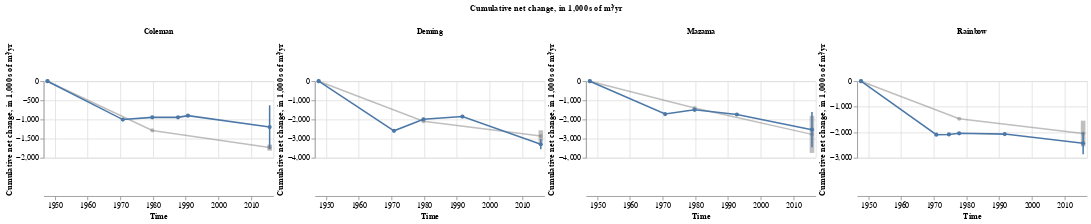

Notebook source saved alongside this figure:
### Code cell
cum_plot = alt.Chart().mark_line(point=True).encode(
    alt.X('end_time:T', title='Time'),
    alt.Y('cumulative volume:Q')
).transform_filter(
    (alt.datum.bounding == False) & (alt.datum.larger_area == False)
)

error_bars = alt.Chart().mark_bar(
    width=2
).encode(
    alt.X("end_time:T"),
    alt.Y("Lower CI", title="Cumulative net change, in 1,000s of m³/yr"),
    alt.Y2("Upper CI")
).transform_filter(
    (alt.datum.bounding == False) & (alt.datum.larger_area == False)
)

largerarea_cum_plot = alt.Chart().mark_line(
    point=alt.OverlayMarkDef(color="grey", opacity=0.5),
    color='grey',
    opacity=0.5
).encode(
    alt.X('end_time:T', title='Time'),
    alt.Y('cumulative volume:Q')
).transform_filter(
    (alt.datum.bounding == False) & (alt.datum.larger_area == True)
)

largerarea_error_bars = alt.Chart().mark_bar(
    width=6,
    color='grey',
    opacity=0.5
).encode(
    alt.X("end_time:T"),
    alt.Y("Lower CI", title=""),
    alt.Y2("Upper CI")
).transform_filter(
    (alt.datum.bounding == False) & (alt.datum.larger_area == True)
)

alt.layer(
    largerarea_cum_plot,
    largerarea_error_bars,
    cum_plot,
    error_bars,
    data=cum_and_bounding_cum_w_largerarea_df.drop(columns='index')
).properties(
    width=300, height=100
).facet(
    column=alt.Column(
        'valley:N', 
        header=alt.Header(
            labelOrient='top',
            labelFontWeight="bold",
            # labelPadding=-10
        ),
        title="Cumulative net change, in 1,000s of m³/yr",
        
    ),
    spacing=1
).resolve_scale(
    y='independent'
)

### Figure 1 — Vega-Lite specification as saved in the notebook (floating-point values rounded to 4 significant figures)
{"config": {"view": {"continuousWidth": 400, "continuousHeight": 300}}, "data": {"name": "data-8c6671533a30ed41e30dd6baa8198efa"}, "facet": {"column": {"field": "valley", "header": {"labelFontWeight": "bold", "labelOrient": "top"}, "title": "Cumulative net change, in 1,000s of m³/yr", "type": "nominal"}}, "spec": {"layer": [{"mark": {"type": "line", "color": "grey", "opacity": 0.5, "point": {"color": "grey", "opacity": 0.5}}, "encoding": {"x": {"field": "end_time", "title": "Time", "type": "temporal"}, "y": {"field": "cumulative volume", "type": "quantitative"}}, "transform": [{"filter": "((datum.bounding === false) && (datum.larger_area === true))"}]}, {"mark": {"type": "bar", "color": "grey", "opacity": 0.5, "width": 6}, "encoding": {"x": {"field": "end_time", "type": "temporal"}, "y": {"field": "Lower CI", "title": "", "type": "quantitative"}, "y2": {"field": "Upper CI"}}, "transform": [{"filter": "((datum.bounding === false) && (datum.larger_area === true))"}]}, {"mark": {"type": "line", "point": true}, "encoding": {"x": {"field": "end_time", "title": "Time", "type": "temporal"}, "y": {"field": "cumulative volume", "type": "quantitative"}}, "transform": [{"filter": "((datum.bounding === false) && (datum.larger_area === false))"}]}, {"mark": {"type": "bar", "width": 2}, "encoding": {"x": {"field": "end_time", "type": "temporal"}, "y": {"field": "Lower CI", "title": "Cumulative net change, in 1,000s of m³/yr", "type": "quantitative"}, "y2": {"field": "Upper CI"}}, "transform": [{"filter": "((datum.bounding === false) && (datum.larger_area === false))"}]}], "height": 100, "width": 300}, "resolve": {"scale": {"y": "independent"}}, "spacing": 1, "$schema": "https://vega.github.io/schema/vega-lite/v4.17.0.json", "datasets": {"data-8c6671533a30ed41e30dd6baa8198efa": [{"dh": -3.932, "area": 548800.0, "volume": -2157.0, "n_pixels": 137200.0, "volumetric_uncertainty": 260900.0, "start_time": "1947-09-14T00:00:00", "end_time": "2017-01-13T00:00:00", "time_difference_years": 68.0, "Annual Mass Wasted": -31730.0, "Upper CI": -1896.0, "Lower CI": -2418.0, "Average Date": "1981-09-07T00:00:00", "cumulative volume": -2157.0, "valley": "Coleman", "bounding": true, "larger_area": false}, {"dh": null, "area": null, "volume": null, "n_pixels": null, "volumetric_uncertainty": 0.0, "start_time": "", "end_time": "1949-01-26T00:00:00", "time_difference_years": null, "Annual Mass Wasted": null, "Upper CI": null, "Lower CI": null, "Average Date": "", "cumulative volume": 0.0, "valley": "Coleman", "bounding": true, "larger_area": false}, {"dh": -6.994, "area": 425400.0, "volume": -2976.0, "n_pixels": 106400.0, "volumetric_uncertainty": 296300.0, "start_time": "1947-09-14T00:00:00", "end_time": "2017-01-13T00:00:00", "time_difference_years": 68.0, "Annual Mass Wasted": -43760.0, "Upper CI": -2679.0, "Lower CI": -3272.0, "Average Date": "1981-09-07T00:00:00", "cumulative volume": -2976.0, "valley": "Deming", "bounding": true, "larger_area": false}, {"dh": null, "area": null, "volume": null, "n_pixels": null, "volumetric_uncertainty": 0.0, "start_time": "", "end_time": "1949-01-26T00:00:00", "time_difference_years": null, "Annual Mass Wasted": null, "Upper CI": null, "Lower CI": null, "Average Date": "", "cumulative volume": 0.0, "valley": "Deming", "bounding": true, "larger_area": false}, {"dh": -3.571, "area": 801700.0, "volume": -2863.0, "n_pixels": 200400.0, "volumetric_uncertainty": 685500.0, "start_time": "1947-09-14T00:00:00", "end_time": "2017-01-13T00:00:00", "time_difference_years": 68.0, "Annual Mass Wasted": -42100.0, "Upper CI": -2177.0, "Lower CI": -3548.0, "Average Date": "1981-09-07T00:00:00", "cumulative volume": -2863.0, "valley": "Mazama", "bounding": true, "larger_area": false}, {"dh": null, "area": null, "volume": null, "n_pixels": null, "volumetric_uncertainty": 0.0, "start_time": "", "end_time": "1949-01-26T00:00:00", "time_difference_years": null, "Annual Mass Wasted": null, "Upper CI": null, "Lower CI": null, "Average Date": "", "cumulative volume": 0.0, "valley": "Mazama", "bounding": true, "larger_area": false}, {"dh": -3.726, "area": 739900.0, "volume": -2757.0, "n_pixels": 185000.0, "volumetric_uncertainty": 580400.0, "start_time": "1947-09-14T00:00:00", "end_time": "2017-01-13T00:00:00", "time_difference_years": 68.0, "Annual Mass Wasted": -40540.0, "Upper CI": -2177.0, "Lower CI": -3337.0, "Average Date": "1981-09-07T00:00:00", "cumulative volume": -2757.0, "valley": "Rainbow", "bounding": true, "larger_area": false}, {"dh": null, "area": null, "volume": null, "n_pixels": null, "volumetric_uncertainty": 0.0, "start_time": "", "end_time": "1949-01-26T00:00:00", "time_difference_years": null, "Annual Mass Wasted": null, "Upper CI": null, "Lower CI": null, "Average Date": "", "cumulative volume": 0.0, "valley": "Rainbow", "bounding": true, "larger_area": false}, {"dh": -3.563, "area": 281400.0, "volume": -1003.0, "n_pixels": 70350.0, "volumetric_uncertainty": 290200.0, "start_time": "1947-09-14T00:00:00", "end_time": "1970-09-29T00:00:00", "time_difference_years": 23.0, "Annual Mass Wasted": -43590.0, "Upper CI": 0.0, "Lower CI": 0.0, "Average Date": "1959-03-23T00:00:00", "cumulative volume": -1003.0, "valley": "Coleman", "bounding": false, "larger_area": false}, {"dh": 0.2621, "area": 221900.0, "volume": 58.15, "n_pixels": 55460.0, "volumetric_uncertainty": 147700.0, "start_time": "1970-09-29T00:00:00", "end_time": "1979-10-06T00:00:00", "time_difference_years": 9.0, "Annual Mass Wasted": 6462.0, "Upper CI": 0.0, "Lower CI": 0.0, "Average Date": "1975-04-03T00:00:00", "cumulative volume": -944.4, "valley": "Coleman", "bounding": false, "larger_area": false}, {"dh": -0.0006244, "area": 214200.0, "volume": -0.1338, "n_pixels": 53550.0, "volumetric_uncertainty": 221300.0, "start_time": "1979-10-06T00:00:00", "end_time": "1987-08-21T00:00:00", "time_difference_years": 8.0, "Annual Mass Wasted": -16.72, "Upper CI": 0.0, "Lower CI": 0.0, "Average Date": "1983-09-13T00:00:00", "cumulative volume": -944.5, "valley": "Coleman", "bounding": false, "larger_area": false}, {"dh": 0.1689, "area": 268300.0, "volume": 45.31, "n_pixels": 67080.0, "volumetric_uncertainty": 401500.0, "start_time": "1987-08-21T00:00:00", "end_time": "1990-09-05T00:00:00", "time_difference_years": 3.0, "Annual Mass Wasted": 15100.0, "Upper CI": 0.0, "Lower CI": 0.0, "Average Date": "1989-02-27T00:00:00", "cumulative volume": -899.2, "valley": "Coleman", "bounding": false, "larger_area": false}, {"dh": -0.9082, "area": 327800.0, "volume": -297.7, "n_pixels": 81940.0, "volumetric_uncertainty": 76530.0, "start_time": "1990-09-05T00:00:00", "end_time": "2015-09-01T00:00:00", "time_difference_years": 25.0, "Annual Mass Wasted": -11910.0, "Upper CI": -629.4, "Lower CI": -1764.0, "Average Date": "2003-03-05T00:00:00", "cumulative volume": -1197.0, "valley": "Coleman", "bounding": false, "larger_area": false}, {"dh": null, "area": null, "volume": null, "n_pixels": null, "volumetric_uncertainty": 0.0, "start_time": "", "end_time": "1947-09-14T00:00:00", "time_difference_years": null, "Annual Mass Wasted": null, "Upper CI": null, "Lower CI": null, "Average Date": "", "cumulative volume": 0.0, "valley": "Coleman", "bounding": false, "larger_area": false}, {"dh": -6.778, "area": 382100.0, "volume": -2590.0, "n_pixels": 95510.0, "volumetric_uncertainty": 171000.0, "start_time": "1947-09-14T00:00:00", "end_time": "1970-09-29T00:00:00", "time_difference_years": 23.0, "Annual Mass Wasted": -112600.0, "Upper CI": 0.0, "Lower CI": 0.0, "Average Date": "1959-03-23T00:00:00", "cumulative volume": -2590.0, "valley": "Deming", "bounding": false, "larger_area": false}, {"dh": 1.734, "area": 346600.0, "volume": 601.0, "n_pixels": 86650.0, "volumetric_uncertainty": 188300.0, "start_time": "1970-09-29T00:00:00", "end_time": "1979-10-06T00:00:00", "time_difference_years": 9.0, "Annual Mass Wasted": 66780.0, "Upper CI": 0.0, "Lower CI": 0.0, "Average Date": "1975-04-03T00:00:00", "cumulative volume": -1989.0, "valley": "Deming", "bounding": false, "larger_area": false}, {"dh": 0.395, "area": 352900.0, "volume": 139.4, "n_pixels": 88220.0, "volumetric_uncertainty": 14030.0, "start_time": "1979-10-06T00:00:00", "end_time": "1991-09-09T00:00:00", "time_difference_years": 12.0, "Annual Mass Wasted": 11620.0, "Upper CI": 0.0, "Lower CI": 0.0, "Average Date": "1985-09-22T00:00:00", "cumulative volume": -1849.0, "valley": "Deming", "bounding": false, "larger_area": false}, {"dh": -3.33, "area": 432800.0, "volume": -1441.0, "n_pixels": 108200.0, "volumetric_uncertainty": 78510.0, "start_time": "1991-09-09T00:00:00", "end_time": "2015-09-01T00:00:00", "time_difference_years": 24.0, "Annual Mass Wasted": -60040.0, "Upper CI": -3023.0, "Lower CI": -3557.0, "Average Date": "2003-09-05T00:00:00", "cumulative volume": -3290.0, "valley": "Deming", "bounding": false, "larger_area": false}, {"dh": null, "area": null, "volume": null, "n_pixels": null, "volumetric_uncertainty": 0.0, "start_time": "", "end_time": "1947-09-14T00:00:00", "time_difference_years": null, "Annual Mass Wasted": null, "Upper CI": null, "Lower CI": null, "Average Date": "", "cumulative volume": 0.0, "valley": "Deming", "bounding": false, "larger_area": false}, {"dh": -2.227, "area": 769800.0, "volume": -1715.0, "n_pixels": 192400.0, "volumetric_uncertainty": 864100.0, "start_time": "1947-09-14T00:00:00", "end_time": "1970-09-29T00:00:00", "time_difference_years": 23.0, "Annual Mass Wasted": -74550.0, "Upper CI": 0.0, "Lower CI": 0.0, "Average Date": "1959-03-23T00:00:00", "cumulative volume": -1715.0, "valley": "Mazama", "bounding": false, "larger_area": false}, {"dh": 0.2789, "area": 784600.0, "volume": 218.8, "n_pixels": 196200.0, "volumetric_uncertainty": 72920.0, "start_time": "1970-09-29T00:00:00", "end_time": "1979-10-06T00:00:00", "time_difference_years": 9.0, "Annual Mass Wasted": 24310.0, "Upper CI": 0.0, "Lower CI": 0.0, "Average Date": "1975-04-03T00:00:00", "cumulative volume": -1496.0, "valley": "Mazama", "bounding": false, "larger_area": false}, {"dh": -0.3088, "area": 789000.0, "volume": -243.7, "n_pixels": 197300.0, "volumetric_uncertainty": 253400.0, "start_time": "1979-10-06T00:00:00", "end_time": "1992-09-18T00:00:00", "time_difference_years": 13.0, "Annual Mass Wasted": -18740.0, "Upper CI": 0.0, "Lower CI": 0.0, "Average Date": "1986-03-29T00:00:00", "cumulative volume": -1739.0, "valley": "Mazama", "bounding": false, "larger_area": false}, {"dh": -0.9719, "area": 812400.0, "volume": -789.6, "n_pixels": 203100.0, "volumetric_uncertainty": 144600.0, "start_time": "1992-09-18T00:00:00", "end_time": "2015-09-01T00:00:00", "time_difference_years": 23.0, "Annual Mass Wasted": -34330.0, "Upper CI": -1614.0, "Lower CI": -3444.0, "Average Date": "2004-03-11T00:00:00", "cumulative volume": -2529.0, "valley": "Mazama", "bounding": false, "larger_area": false}, {"dh": null, "area": null, "volume": null, "n_pixels": null, "volumetric_uncertainty": 0.0, "start_time": "", "end_time": "1947-09-14T00:00:00", "time_difference_years": null, "Annual Mass Wasted": null, "Upper CI": null, "Lower CI": null, "Average Date": "", "cumulative volume": 0.0, "valley": "Mazama", "bounding": false, "larger_area": false}, {"dh": -3.115, "area": 672900.0, "volume": -2096.0, "n_pixels": 168200.0, "volumetric_uncertainty": 383000.0, "start_time": "1947-09-14T00:00:00", "end_time": "1970-09-29T00:00:00", "time_difference_years": 23.0, "Annual Mass Wasted": -91120.0, "Upper CI": 0.0, "Lower CI": 0.0, "Average Date": "1959-03-23T00:00:00", "cumulative volume": -2096.0, "valley": "Rainbow", "bounding": false, "larger_area": false}, {"dh": 0.0207, "area": 523000.0, "volume": 10.83, "n_pixels": 130800.0, "volumetric_uncertainty": 170200.0, "start_time": "1970-09-29T00:00:00", "end_time": "1974-08-10T00:00:00", "time_difference_years": 4.0, "Annual Mass Wasted": 2706.0, "Upper CI": 0.0, "Lower CI": 0.0, "Average Date": "1972-09-04T00:00:00", "cumulative volume": -2085.0, "valley": "Rainbow", "bounding": false, "larger_area": false}, {"dh": 0.08732, "area": 502100.0, "volume": 43.84, "n_pixels": 125500.0, "volumetric_uncertainty": 53860.0, "start_time": "1974-08-10T00:00:00", "end_time": "1977-09-27T00:00:00", "time_difference_years": 3.0, "Annual Mass Wasted": 14610.0, "Upper CI": 0.0, "Lower CI": 0.0, "Average Date": "1976-03-04T00:00:00", "cumulative volume": -2041.0, "valley": "Rainbow", "bounding": false, "larger_area": false}, {"dh": -0.05474, "area": 568900.0, "volume": -31.14, "n_pixels": 142200.0, "volumetric_uncertainty": 35900.0, "start_time": "1977-09-27T00:00:00", "end_time": "1991-09-09T00:00:00", "time_difference_years": 14.0, "Annual Mass Wasted": -2225.0, "Upper CI": 0.0, "Lower CI": 0.0, "Average Date": "1984-09-18T00:00:00", "cumulative volume": -2072.0, "valley": "Rainbow", "bounding": false, "larger_area": false}, {"dh": -0.559, "area": 645600.0, "volume": -360.9, "n_pixels": 161400.0, "volumetric_uncertainty": 42970.0, "start_time": "1991-09-09T00:00:00", "end_time": "2015-09-01T00:00:00", "time_difference_years": 24.0, "Annual Mass Wasted": -15040.0, "Upper CI": -2007.0, "Lower CI": -2859.0, "Average Date": "2003-09-05T00:00:00", "cumulative volume": -2433.0, "valley": "Rainbow", "bounding": false, "larger_area": false}, {"dh": null, "area": null, "volume": null, "n_pixels": null, "volumetric_uncertainty": 0.0, "start_time": "", "end_time": "1947-09-14T00:00:00", "time_difference_years": null, "Annual Mass Wasted": null, "Upper CI": null, "Lower CI": null, "Average Date": "", "cumulative volume": 0.0, "valley": "Rainbow", "bounding": false, "larger_area": false}, {"dh": -4.981, "area": 420600.0, "volume": -2095.0, "n_pixels": 105100.0, "volumetric_uncertainty": 290400.0, "start_time": "1947-09-14T00:00:00", "end_time": "1979-10-06T00:00:00", "time_difference_years": 32.0, "Annual Mass Wasted": -65460.0, "Upper CI": 0.0, "Lower CI": 0.0, "Average Date": "1963-09-25T00:00:00", "cumulative volume": -2095.0, "valley": "Deming", "bounding": false, "larger_area": true}, {"dh": -1.829, "area": 421600.0, "volume": -771.2, "n_pixels": 105400.0, "volumetric_uncertainty": 75240.0, "start_time": "1979-10-06T00:00:00", "end_time": "2015-09-01T00:00:00", "time_difference_years": 36.0, "Annual Mass Wasted": -21420.0, "Upper CI": -2566.0, "Lower CI": -3166.0, "Average Date": "1997-09-18T00:00:00", "cumulative volume": -2866.0, "valley": "Deming", "bounding": false, "larger_area": true}, {"dh": null, "area": null, "volume": null, "n_pixels": null, "volumetric_uncertainty": 0.0, "start_time": "", "end_time": "1947-09-14T00:00:00", "time_difference_years": null, "Annual Mass Wasted": null, "Upper CI": null, "Lower CI": null, "Average Date": "", "cumulative volume": 0.0, "valley": "Deming", "bounding": false, "larger_area": true}, {"dh": -4.677, "area": 274900.0, "volume": -1286.0, "n_pixels": 68720.0, "volumetric_uncertainty": 35810.0, "start_time": "1947-09-14T00:00:00", "end_time": "1979-10-06T00:00:00", "time_difference_years": 32.0, "Annual Mass Wasted": -40170.0, "Upper CI": 0.0, "Lower CI": 0.0, "Average Date": "1963-09-25T00:00:00", "cumulative volume": -1286.0, "valley": "Coleman", "bounding": false, "larger_area": true}, {"dh": -1.618, "area": 277000.0, "volume": -448.1, "n_pixels": 69260.0, "volumetric_uncertainty": 71040.0, "start_time": "1979-10-06T00:00:00", "end_time": "2015-09-01T00:00:00", "time_difference_years": 36.0, "Annual Mass Wasted": -12450.0, "Upper CI": -1654.0, "Lower CI": -1813.0, "Average Date": "1997-09-18T00:00:00", "cumulative volume": -1734.0, "valley": "Coleman", "bounding": false, "larger_area": true}, {"dh": null, "area": null, "volume": null, "n_pixels": null, "volumetric_uncertainty": 0.0, "start_time": "", "end_time": "1947-09-14T00:00:00", "time_difference_years": null, "Annual Mass Wasted": null, "Upper CI": null, "Lower CI": null, "Average Date": "", "cumulative volume": 0.0, "valley": "Coleman", "bounding": false, "larger_area": true}, {"dh": -1.593, "area": 879200.0, "volume": -1401.0, "n_pixels": 219800.0, "volumetric_uncertainty": 949300.0, "start_time": "1947-09-14T00:00:00", "end_time": "1979-10-06T00:00:00", "time_difference_years": 32.0, "Annual Mass Wasted": -43770.0, "Upper CI": 0.0, "Lower CI": 0.0, "Average Date": "1963-09-25T00:00:00", "cumulative volume": -1401.0, "valley": "Mazama", "bounding": false, "larger_area": true}, {"dh": -1.469, "area": 936900.0, "volume": -1376.0, "n_pixels": 234200.0, "volumetric_uncertainty": 192600.0, "start_time": "1979-10-06T00:00:00", "end_time": "2015-09-01T00:00:00", "time_difference_years": 36.0, "Annual Mass Wasted": -38230.0, "Upper CI": -1808.0, "Lower CI": -3746.0, "Average Date": "1997-09-18T00:00:00", "cumulative volume": -2777.0, "valley": "Mazama", "bounding": false, "larger_area": true}, {"dh": null, "area": null, "volume": null, "n_pixels": null, "volumetric_uncertainty": 0.0, "start_time": "", "end_time": "1947-09-14T00:00:00", "time_difference_years": null, "Annual Mass Wasted": null, "Upper CI": null, "Lower CI": null, "Average Date": "", "cumulative volume": 0.0, "valley": "Mazama", "bounding": false, "larger_area": true}, {"dh": -2.196, "area": 669800.0, "volume": -1471.0, "n_pixels": 167500.0, "volumetric_uncertainty": 504400.0, "start_time": "1947-09-14T00:00:00", "end_time": "1977-09-27T00:00:00", "time_difference_years": 30.0, "Annual Mass Wasted": -49030.0, "Upper CI": 0.0, "Lower CI": 0.0, "Average Date": "1962-09-21T00:00:00", "cumulative volume": -1471.0, "valley": "Rainbow", "bounding": false, "larger_area": true}, {"dh": -0.8665, "area": 669800.0, "volume": -580.4, "n_pixels": 167500.0, "volumetric_uncertainty": 6134.0, "start_time": "1977-09-27T00:00:00", "end_time": "2015-09-01T00:00:00", "time_difference_years": 38.0, "Annual Mass Wasted": -15270.0, "Upper CI": -1547.0, "Lower CI": -2556.0, "Average Date": "1996-09-14T00:00:00", "cumulative volume": -2051.0, "valley": "Rainbow", "bounding": false, "larger_area": true}, {"dh": null, "area": null, "volume": null, "n_pixels": null, "volumetric_uncertainty": 0.0, "start_time": "", "end_time": "1947-09-14T00:00:00", "time_difference_years": null, "Annual Mass Wasted": null, "Upper CI": null, "Lower CI": null, "Average Date": "", "cumulative volume": 0.0, "valley": "Rainbow", "bounding": false, "larger_area": true}]}}
